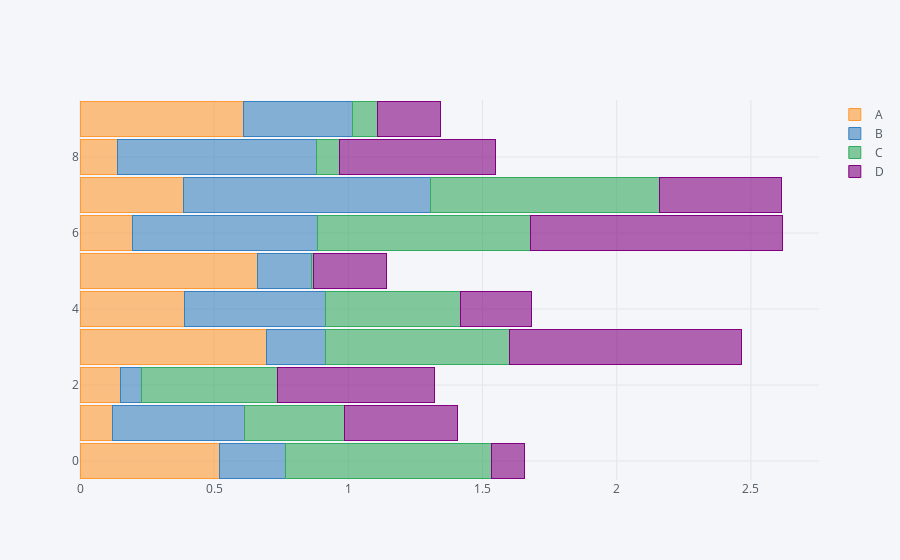

Write notebook code for a chart like this one.
### Code cell
#df = pd.DataFrame(np.random.randn(25, 4), columns=['a', 'b', 'c', 'd'])
#df.scatter_matrix(filename='cufflinks/scatter-matrix', world_readable=True)
df = pd.DataFrame(np.random.rand(10, 4), columns=['A', 'B', 'C', 'D'])
row = df.ix[5]
#row.iplot(kind='bar', filename='cufflinks/bar-chart-row')
df.iplot(kind='barh',barmode='stack', bargap=.1, filename='cufflinks/barh')

### Figure 1 — Plotly figure (JSON) as saved in the notebook; plotly's stock layout.template omitted (floating-point values rounded to 4 significant figures)
{"data": [{"marker": {"color": "rgba(255, 153, 51, 0.6)", "line": {"color": "rgba(255, 153, 51, 1.0)", "width": 1}}, "name": "A", "orientation": "h", "text": "", "type": "bar", "uid": "507165f8-6831-4241-8f89-74b84749904d", "x": [0.5188, 0.1195, 0.1497, 0.6934, 0.3887, 0.6632, 0.1971, 0.3869, 0.1415, 0.611], "y": [0, 1, 2, 3, 4, 5, 6, 7, 8, 9]}, {"marker": {"color": "rgba(55, 128, 191, 0.6)", "line": {"color": "rgba(55, 128, 191, 1.0)", "width": 1}}, "name": "B", "orientation": "h", "text": "", "type": "bar", "uid": "d46b367a-6ea3-49c8-86f9-1ce2b76d0e6f", "x": [0.2473, 0.4943, 0.08081, 0.2218, 0.5271, 0.198, 0.6879, 0.9193, 0.7405, 0.4043], "y": [0, 1, 2, 3, 4, 5, 6, 7, 8, 9]}, {"marker": {"color": "rgba(50, 171, 96, 0.6)", "line": {"color": "rgba(50, 171, 96, 1.0)", "width": 1}}, "name": "C", "orientation": "h", "text": "", "type": "bar", "uid": "1332c615-40c3-408c-aea8-44c25dac9d1f", "x": [0.7667, 0.3731, 0.5073, 0.6854, 0.5021, 0.009658, 0.7927, 0.8548, 0.08352, 0.09294], "y": [0, 1, 2, 3, 4, 5, 6, 7, 8, 9]}, {"marker": {"color": "rgba(128, 0, 128, 0.6)", "line": {"color": "rgba(128, 0, 128, 1.0)", "width": 1}}, "name": "D", "orientation": "h", "text": "", "type": "bar", "uid": "6715ba8b-864a-47a5-a561-8c5e0c124a72", "x": [0.1235, 0.4206, 0.5833, 0.865, 0.2651, 0.2695, 0.9383, 0.4543, 0.5818, 0.2364], "y": [0, 1, 2, 3, 4, 5, 6, 7, 8, 9]}], "layout": {"bargap": 0.1, "barmode": "stack", "legend": {"bgcolor": "#F5F6F9", "font": {"color": "#4D5663"}, "traceorder": "normal"}, "paper_bgcolor": "#F5F6F9", "plot_bgcolor": "#F5F6F9", "title": {"font": {"color": "#4D5663"}}, "xaxis": {"gridcolor": "#E1E5ED", "showgrid": true, "tickfont": {"color": "#4D5663"}, "title": {"font": {"color": "#4D5663"}, "text": ""}, "zerolinecolor": "#E1E5ED"}, "yaxis": {"gridcolor": "#E1E5ED", "showgrid": true, "tickfont": {"color": "#4D5663"}, "title": {"font": {"color": "#4D5663"}, "text": ""}, "zerolinecolor": "#E1E5ED"}}}
